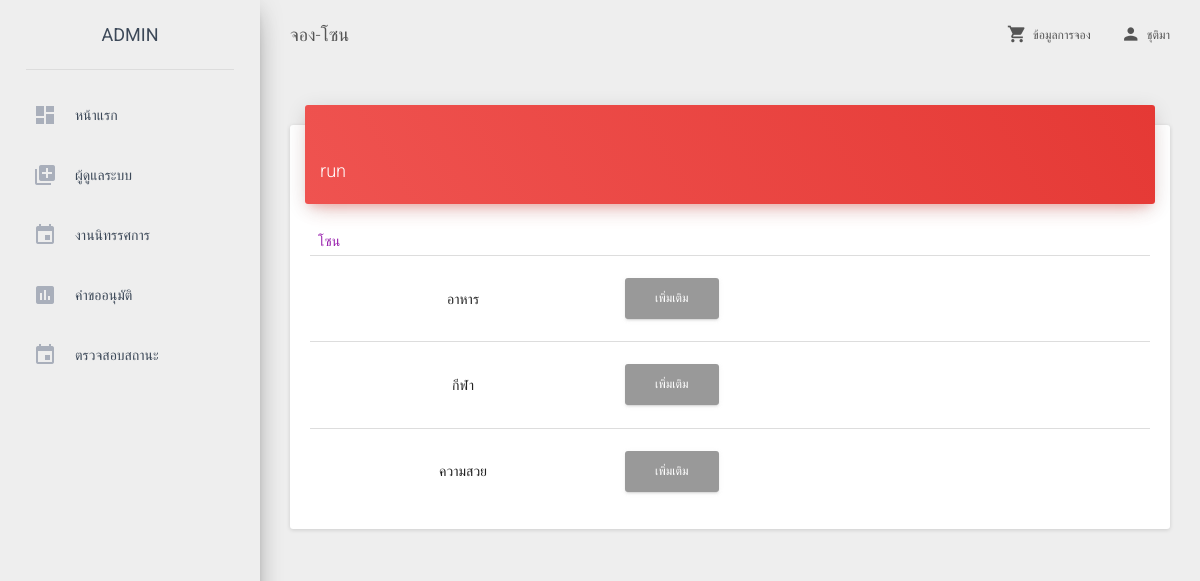
Screenshot of /admin_event_zone.php?event_id=13 (signed in) with the database file from the repository.
### tables this page shows
CREATE TABLE `events` (
  `event_id` int(10) UNSIGNED NOT NULL,
  `ev_name` varchar(100) NOT NULL,
  `ev_caption` varchar(255) NOT NULL,
  `ev_dateS` date NOT NULL,
  `ev_dateF` date NOT NULL,
  `ev_dateRS` date NOT NULL,
  `ev_dateRF` date NOT NULL,
  `status` varchar(1) NOT NULL,
  `create_by` varchar(100) NOT NULL,
  `update_by` varchar(100) NOT NULL,
  `create_at` timestamp NOT NULL DEFAULT CURRENT_TIMESTAMP ON UPDATE CURRENT_TIMESTAMP,
  `update_at` timestamp NOT NULL DEFAULT '0000-00-00 00:00:00'
);

CREATE TABLE `zones` (
  `zone_id` int(10) UNSIGNED NOT NULL,
  `event_id` int(10) NOT NULL,
  `name` varchar(100) NOT NULL,
  `create_by` varchar(100) NOT NULL,
  `update_by` varchar(100) NOT NULL,
  `create_at` timestamp NOT NULL DEFAULT CURRENT_TIMESTAMP ON UPDATE CURRENT_TIMESTAMP,
  `update_at` timestamp NOT NULL DEFAULT '0000-00-00 00:00:00'
);

### admin_event_zone.php (the view, shortened to what this page needs)
  <!doctype html>
  <html lang="en">
  <head>
    <link href="css/m/bootstrap.min.css" rel="stylesheet" />
    <link href="css/m/material-dashboard.css?v=1.2.0" rel="stylesheet" />
    <link href="css/m/demo.css" rel="stylesheet" />
    <link href="http://maxcdn.bootstrapcdn.com/font-awesome/latest/css/font-awesome.min.css" rel="stylesheet">
</head>
<body>
    <div class="wrapper">
        <div class="sidebar" data-color="red">
    <div class="logo">
        <a href="admin_home.php" class="simple-text">
            ADMIN
        </a>
    </div>
    <div class="sidebar-wrapper">
        <ul class="nav">
            <li>
                <a href="admin_home.php">
                    <i class="material-icons">dashboard</i>
                    <p>หน้าแรก</p>
                </a>
            </li>
            <li class="dropdown">
                <a href="admin_add_user.php">
                    <i class="material-icons">library_add</i>
                    <p>ผู้ดูแลระบบ</p>
                </a>
            </li>
            <li class="dropdown">
                <a href="#" class="dropdown-toggle" data-toggle="dropdown">
                    <i class="material-icons">event</i>
                    <p>งานนิทรรศการ</p>
                </a>
            </li>
            <li class="dropdown">
                <a href="#" class="dropdown-toggle" data-toggle="dropdown">
                    <i class="material-icons">assessment</i>
                    <p>คำขออนุมัติ</p>
                </a>
            </li>
            <li class="dropdown">
                <a href="#" class="dropdown-toggle" data-toggle="dropdown">
                    <i class="material-icons">event</i>
                    <p>ตรวจสอบสถานะ</p>
                </a>
            </li>
        </div>
    </div>
    <div class="main-panel">
        <nav class="navbar navbar-transparent navbar-absolute">
            <div class="container-fluid">
                <div class="navbar-header">
                    <a class="navbar-brand" href="admin_event_zone.php"> จอง-โซน</a>
                </div>
                <div class="collapse navbar-collapse">
                    <ul class="nav navbar-nav navbar-right">
                        <li >
                            <a href="show.php">
                                <i class="material-icons">shopping_cart</i>
                                ข้อมูลการจอง
                            </a>
                        </li>
                        <li class="dropdown">
                            <a href="#" class="dropdown-toggle" data-toggle="dropdown">
                                <i class="material-icons">person</i>
                                <?php echo $_SESSION['Name']; ?>
                            </a>
                        </li>
                    </ul>
                </div>
            </div>
        </nav>
        <div class="content">
            <div class="container-fluid">
                <div class="row">
                    <div class="col-md-12">
                        <div class="card">
                            <div class="card-header" data-background-color="red">
                              <?php
                              include('connect.php');
                              $id = null;
                              if(isset($_GET["event_id"]))
                              {
                                $id = $_GET["event_id"];
                            }
                            $sql = "SELECT * FROM `events` WHERE event_id = '".$id."' ";
                            $query = mysqli_query($con,$sql);
                            while ($data = mysqli_fetch_array($query) ) {?>
                                <input class='form-control' type='hidden'  name='event_id' id='event_id' value='<?php echo $data["event_id"];?>'>                              <h4 class="title"><?php echo "$data[ev_name]"; ?></h4>
                                <?php
                            }
                            ?>
                        </div>
                        <div class="card-content table-responsive">
                            <table class='table'>
                             <thead class='text-primary'>
                               <tr>
                                 <th>โซน</th>
                                 <th></th>
                             </tr>
                         </thead>
                         <?php
                         $event_id = null;
                         if(isset($_GET["event_id"]))
                         {
                            $event_id = $_GET["event_id"];
                        }
                        $sql = "SELECT * FROM `zones` WHERE event_id = '".$event_id."' ";
                        $query = mysqli_query($con,$sql);
                        while ($result = mysqli_fetch_array($query) ) { ?>
                            <tr>
                                <td><center><?php echo "$result[name]"; ?></center></td>
                                <td><a href="admin_event_booth.php?zone_id=<?php echo $result["zone_id"];?>" class="btn btn-secondary">เพิ่มเติม</a></td>
                                <?php
                            }
                            ?>
                        </div>
                    </div>
                </div>
            </div>
        </div>
    </body>
    </html>

### rows the page displays
events: ev_name "run"
zones: name "อาหาร"
zones: name "กีฬา"
zones: name "ความสวย"

### other values shown
$_SESSION['Name'] "ชุติมา"
